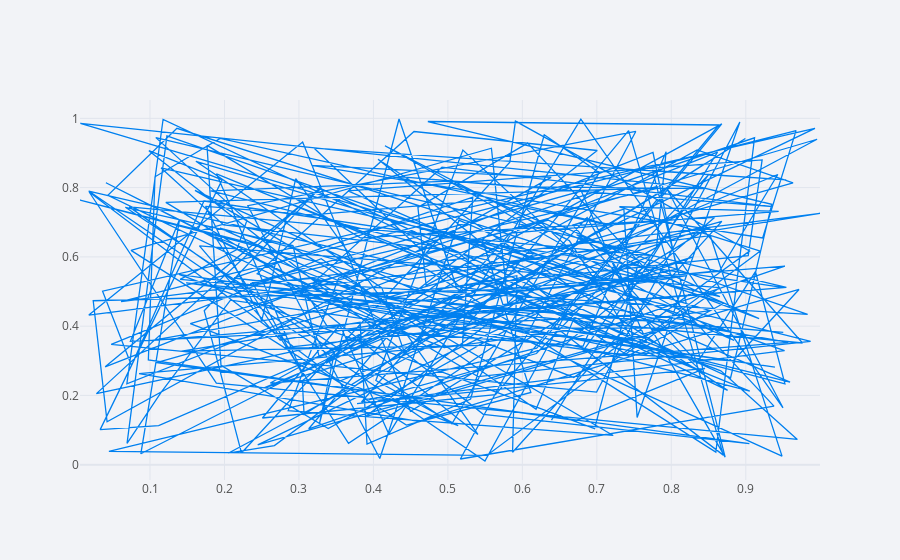

The cell this chart's notebook holds for it:
### Code cell
df.iplot(x='a',y='b')

### Figure 1 — Plotly figure (JSON) as saved in the notebook; plotly's stock layout.template omitted (floating-point values rounded to 4 significant figures; data arrays with more than 128 entries replaced by an {"elided": "..."} marker saying what was removed)
{"data": [{"line": {"color": "rgba(0, 128, 240, 1.0)", "dash": "solid", "shape": "linear", "width": 1.3}, "mode": "lines", "name": "b", "text": "", "type": "scatter", "x": {"elided": "300 float values"}, "y": {"elided": "300 float values"}}], "layout": {"legend": {"bgcolor": "#F2F3F7", "font": {"color": "#505050"}}, "paper_bgcolor": "#F2F3F7", "plot_bgcolor": "#F2F3F7", "title": {"font": {"color": "#484848"}}, "xaxis": {"gridcolor": "#E1E5ED", "showgrid": true, "tickfont": {"color": "#505050"}, "title": {"font": {"color": "#505050"}, "text": ""}, "zerolinecolor": "#E1E5ED"}, "yaxis": {"gridcolor": "#E1E5ED", "showgrid": true, "tickfont": {"color": "#505050"}, "title": {"font": {"color": "#505050"}, "text": ""}, "zerolinecolor": "#E1E5ED"}}}
